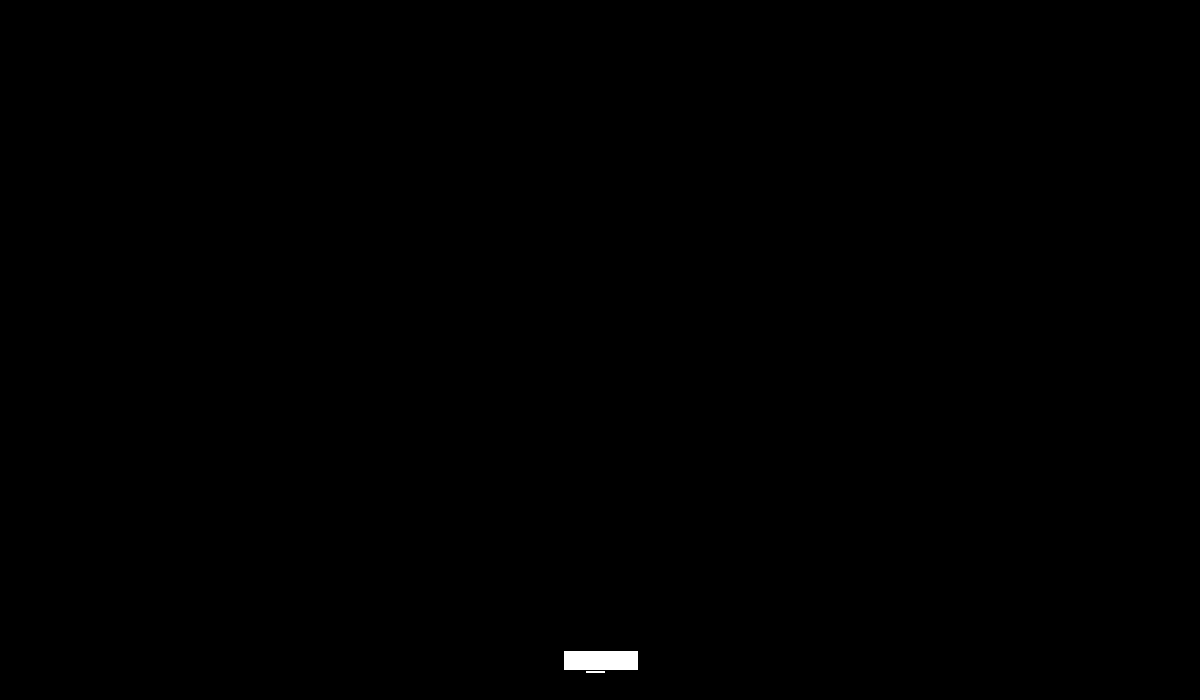
Frame 1 (no input)
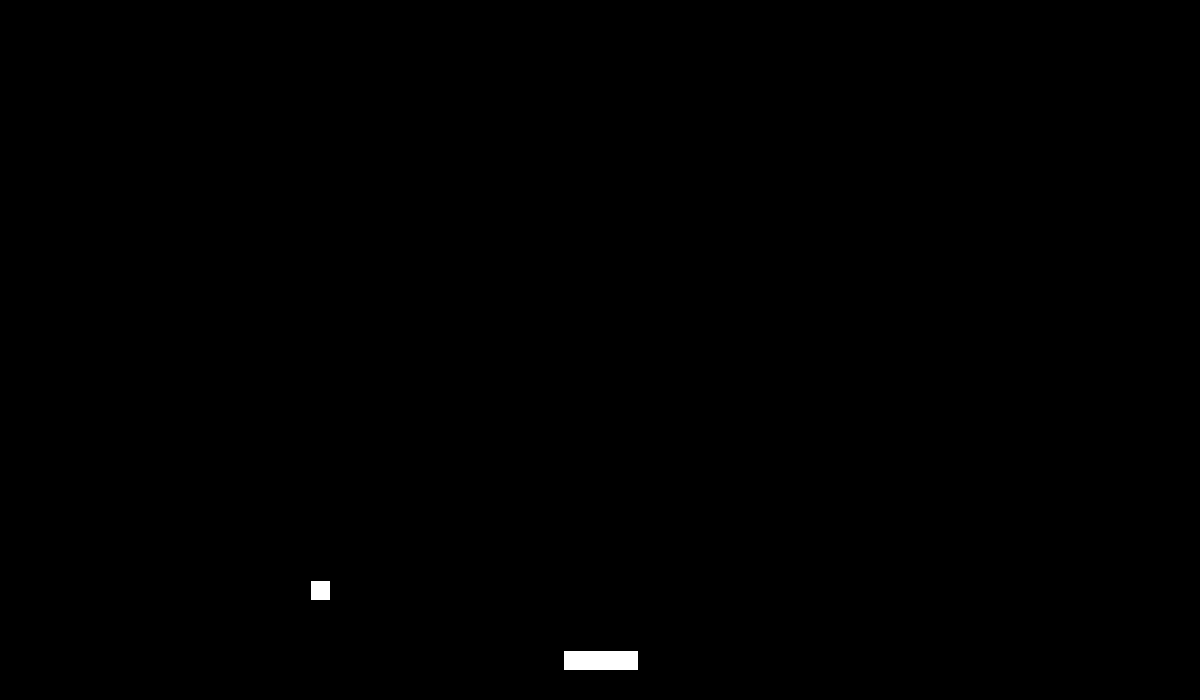
Frame 60 (the mouse pressed at the canvas centre just before this capture)
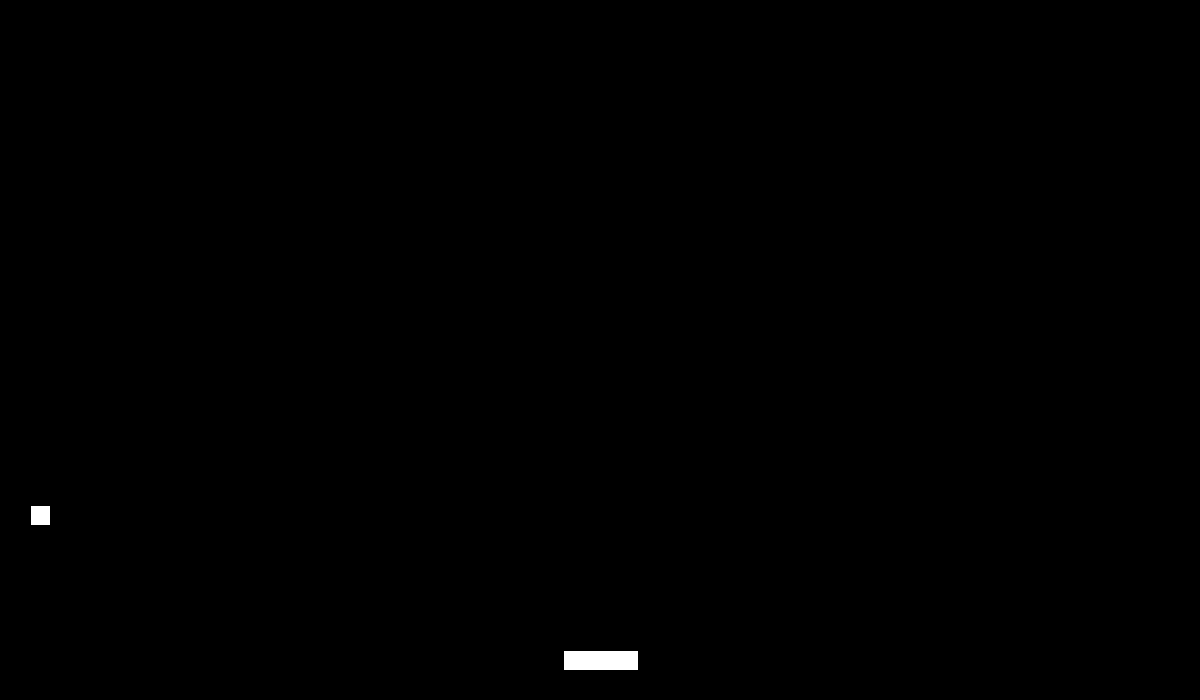
Frame 120 (the mouse held since frame 60 and released just before this capture)

The Processing sketch that drew these frames (run headless with seeded random() and noise(); from frame 60 on, the mouse is pressed at the canvas centre):

// Processing sketch: ObligGameBallBreakBricks2
// ── ObligGameBallBreakBricks2.pde
/*
Kommentar:
I do believe that in the original breakout (which in part was developed by Steve Jobs, the former CEO of Apple, if I remember correctly) the "ball" was actually a small square.

I recommend that you do the same. Then you only need to consider collision between rectangles.

It is quite possible that araknoid also had square collision boxes, but I don't really know (I have played it though).



Here is what I suggest for how to approach the problem:



V    1.Start implementing the ball only. It should bounce off three of the edges of the window, and vanish at the bottom of the screen. The game should just quit if this happens.

V    Test and make sure this works before continuing.

V    Save a backup of your file before you continue, you might need to go back to it if you mess things up.





2. Implement the motion of the paddle at the bottom of the screen. Move left, right using the keys. Ignore collision with ball for now. Make sure the paddle doesn't leave the window.

Test and make sure this works before continuing.

There is source code on capquiz (below this question) to help you get started with keys.

Save a backup of your file before you continue.





3. Implement the collision between the ball and the paddle. You only need to test for the top side of the paddle and the bottom side of the square ball.

if(right side of square > left side of paddle && left side of square < right side of paddle) {

    if(bottom side of square > top side of paddle + 1/5 * height of paddle) quit the game.   // it is under the paddle and we have lost.
   else bounce by setting balls velocityy *= -1;

}
Test and make sure this works.

Save a copy and continue.





4. Add many rectangles to the screen to hit. Put these in an array. Just draw them to the screen and ignore collisions for now. Let all rectangles have the same witdth and height.

float rectx[]  // x position of the rectangles

float recty[]   // y position of the rectangles


Test, save a copy and continue



5. Implement collision detection between rectangles and the ball. For now, just make the rectangles vanish if the ball hits them.  You need a global variable

bool visible[]  - set all to be true in setup when you start. encodes if a rectangle is vanished or not.

when you draw them:

for(int i = 0; i < numRectangles; i++) {
   if(visible[i]) {
        // draw the rectangle
   }
}


when you test for collisions



for(int i = 0; i < numRectangles; i++) {
   if(visible[i]) {
        // check for collision between rectangle[i] and ball
      set visible[i] to be false if they collide.
   }
}


I think we are probably getting close to the right workload. Ok, not quite araknoid yet, but a common power-up/bonus level when playing these games.



6. 7. ...  I will leave this to you.....you will have ample time to discuss later if you are concerned about points. Try to get this far first.



In any case we can help if you want to complete the collision response for araknoid if that is what you want.

But there are other things to consider. How about a particle system when the rectangle vanishes? Or maybe they should fall down or vanish to the side using an interpolation. Or fade to black using a colour interpolation. Araknoid also had a power-up where you shoot rectangles, and so on and so on. Just some ideas, some are easier than others. But complete 1.2.3.4.5 first.


You might get some bugs. Are these bugs making the game unplayable? If not, then they could always be a feature and not a bug smiler
*/

float t = 0.0;
int answer = 1;
float size = 20;
float velx = -280.0; //velocity (hastighet) in the x-direction
float vely = -75;
float posx;
float posy;
boolean alive;
float paddleX;



void setup(){
  size(1200, 700);
  frameRate(60);
  posx = width/2 -size/2;
  posy = height - (size + 25);
  paddleX = width/2 -75/2;
}

void draw(){
  t += 1.0/60.0;
  background(0);
  posx += velx * 1.0/60.0;
  posy += vely * 1.0/60.0;
  alive = true;
  ballLife();
}

void ballLife()  {
  if (posx < 0) {
    posx = 0;
    velx = -velx;
  } else if(posx > width -20)  {
    posx = width -20;
    velx = -velx;
  }

  if (posy < 0)  {
    posy = 0;
    vely = -vely;
  } else if(posy > height)  {
    alive = false;
    gameOver();
  }
  square(posx, posy, size);
  paddle();
}


void paddle() {
  float paddleWidth = 75;
  float paddleHeight = 20;
  float paddleY = height -50;
  
      if(keyPressed)  {
        if(key == 'a' || key == 'A')  {
          if(paddleX -10 > 0) {
            paddleX += -10;
          }
        }  else if(key == 'd' || key == 'D')  {
             if(paddleX +10 < width -paddleWidth)  {
               paddleX += 10;
             }
        }
      }

  rect(paddleX, paddleY, paddleWidth, paddleHeight);

}


void gameOver()  {
     exit();
}

/*
void draw() {

  if(answer == 1) draw1();
  else if(answer == 2) draw2();

}

void keyPressed() {
  if(keyCode == 32) {
    answer += 1;
    if(answer > 2) answer = 1;
  } 
}
*/
/*
void drawSquare()  {
  beginShape(SQUARE);
    fill(255);
    vertex(-1.0, 0.0);
    vertex(1.0,0.0);
    vertex(0.0,1.0);
  endShape();
}
*/
